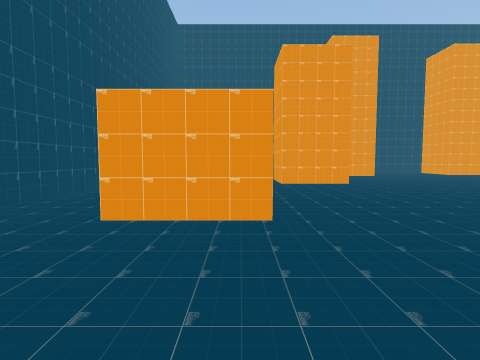
View 1 (above)

21 first-person views from a walk through a Unity game level. The camera is 1.4 m above the floor, tilts 4° down and sees 80° across. The floor is counted in squares, 2 m on a side. Each view is taken from the middle of a square. On the plan, view 1 faces up. The plan holds only what a view shows up to about 10 squares ahead; the rest is blank. The player character is not drawn.

View 2
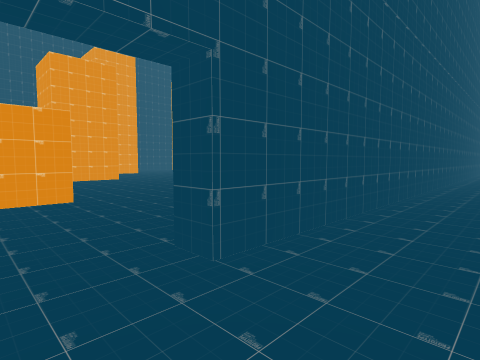

View 3
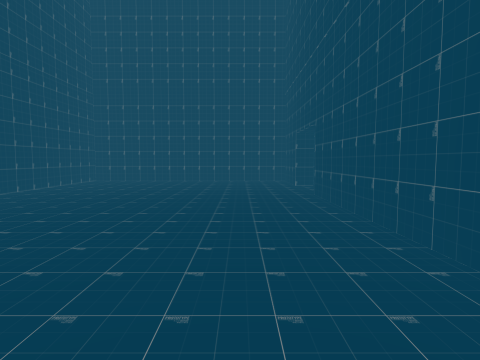

View 4
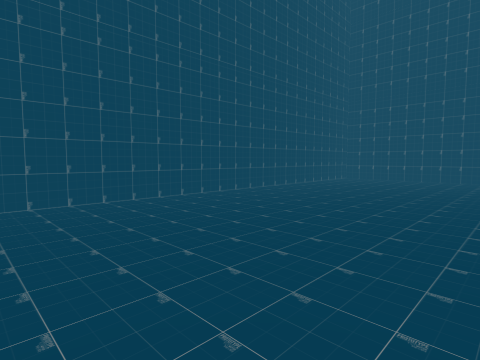

View 5
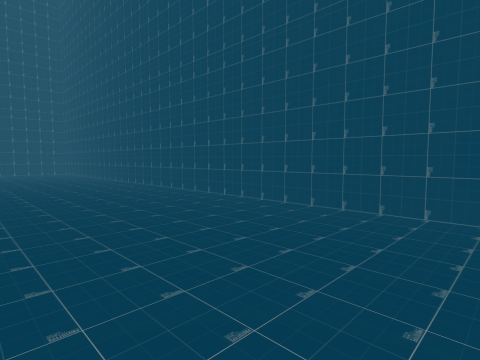

View 6
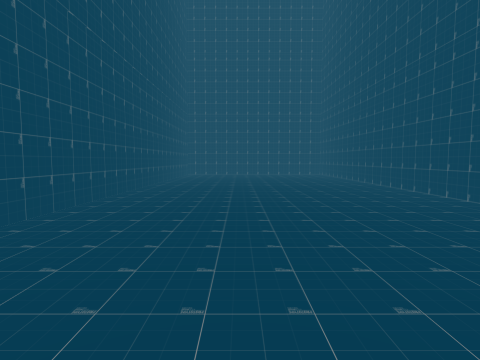

View 7
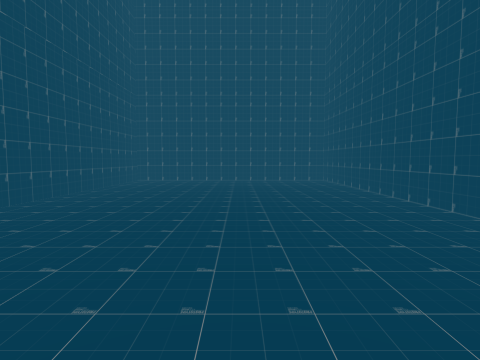

View 8
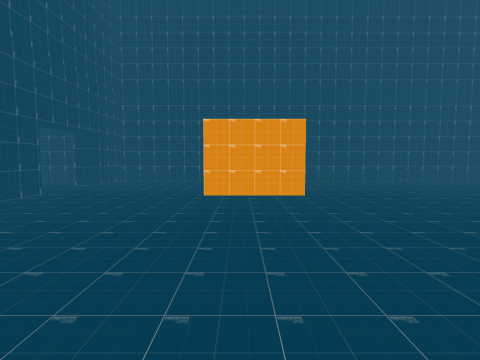

View 9
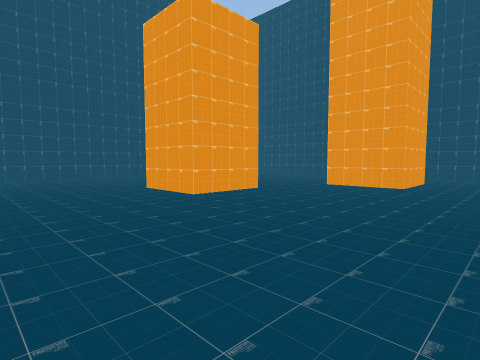

View 10
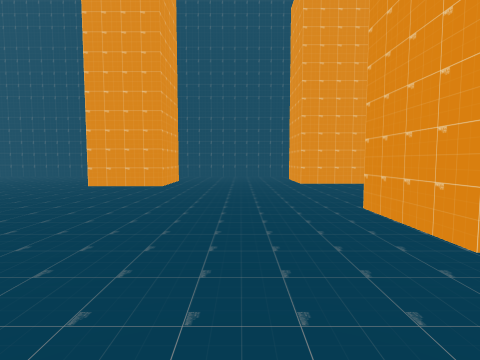

View 11
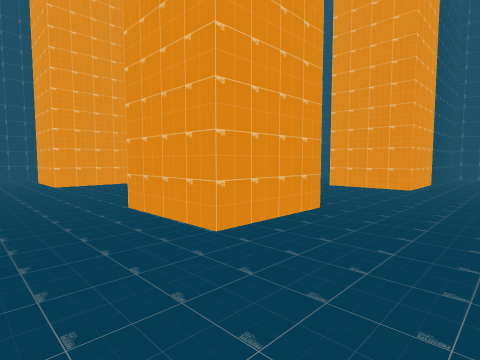

View 12
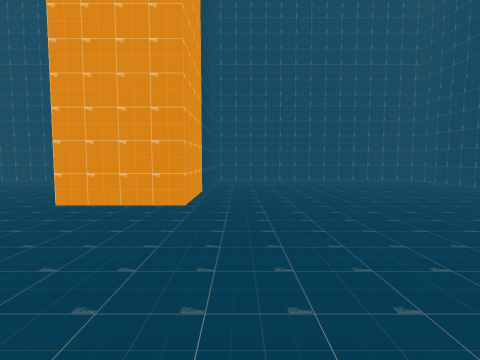

View 13
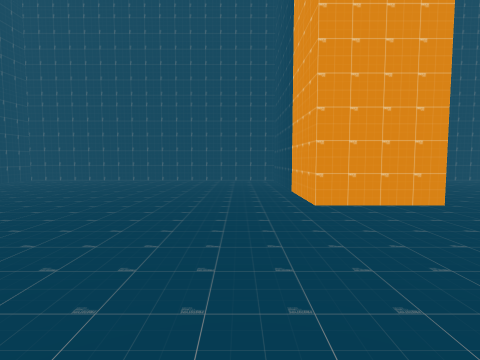

View 14
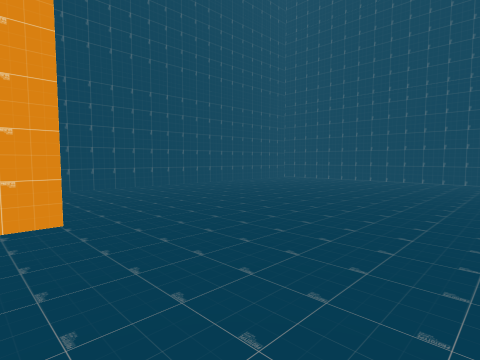

View 15
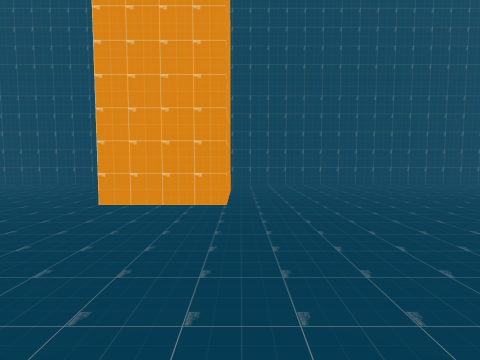

View 16
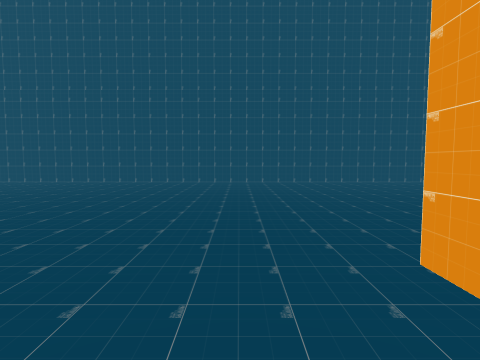

View 17
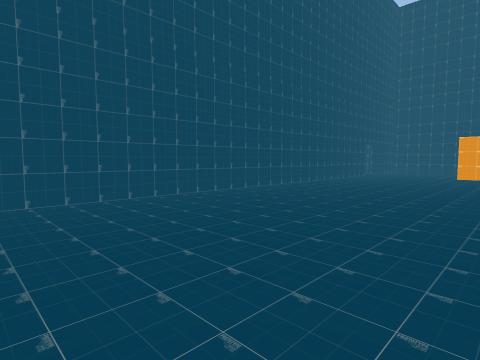

View 18
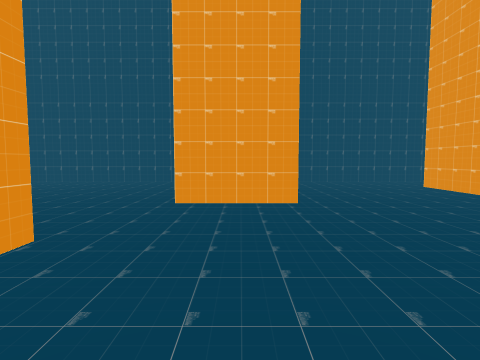

View 19
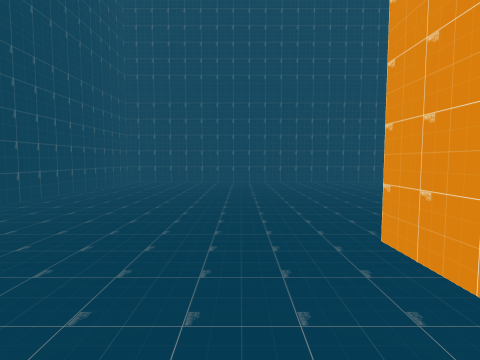

View 20
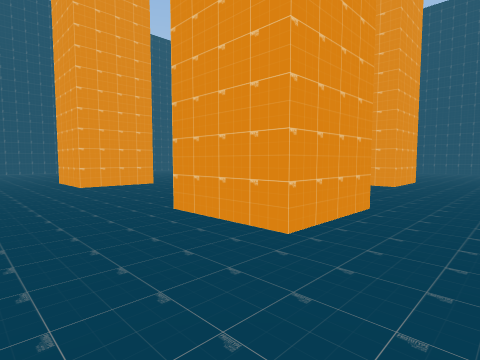

View 21
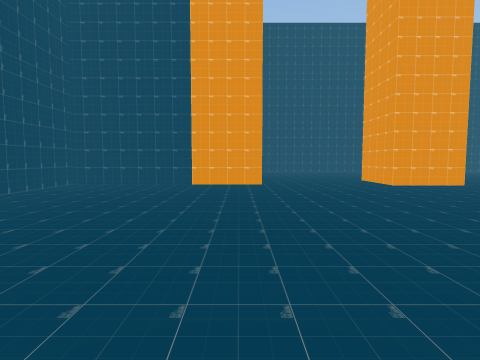

### Floor plan
Ten units are one square. View 1 is at (0, 0); x grows to the right and y downward. Boxes are objects, and circles mark ways between rooms. Rooms are numbered by the first view taken in them; rooms with no view inside come last. Other rooms are left out.
<svg viewBox="-41 -176 254 249">
<path fill="none" stroke="#000" d="M-18 0 -18 5 -36 5 -36 68 208 68 208 5 2 5 2 0M98 -91 118 -91 118 -71 98 -71 98 -91M98 -134 98 -154 118 -154 118 -134 98 -134M32 -105 32 -84 12 -84 12 -105M39 -146 59 -146 59 -126 39 -126M4 -54 4 -33 -16 -33M37 0 208 0 208 -68 154 -68 154 -88 208 -88 208 -171 -36 -171 -36 0 -18 0M2 0 14 0"/>
<circle cx="-5" cy="0" r="3" fill="#2a7"/>
<text x="80" y="30">1</text>
<text x="80" y="-90">2</text>
</svg>
Room 1 opens to room 2.

Where each view was taken, in squares from view 1:
view 1: 0 up, 0 right, facing up
view 2: 2 down, 1 left, facing up-right
view 3: 2 down, 6 right, facing left
view 4: 2 down, 7 right, facing down-left
view 5: 3 down, 5 right, facing down-right
view 6: 3 down, 7 right, facing right
view 7: 4 down, 11 right, facing right
view 8: 4 up, 6 right, facing left
view 9: 5 up, 8 right, facing up-left
view 10: 5 up, 8 right, facing up
view 11: 5 up, 8 right, facing up-right
view 12: 6 up, 11 right, facing right
view 13: 10 up, 11 right, facing right
view 14: 10 up, 11 right, facing up-right
view 15: 9 up, 12 right, facing up
view 16: 9 up, 13 right, facing down
view 17: 5 up, 13 right, facing down-left
view 18: 8 up, 5 right, facing up
view 19: 8 up, 0 right, facing up
view 20: 17 up, 14 right, facing down-left
view 21: 17 up, 16 right, facing down
